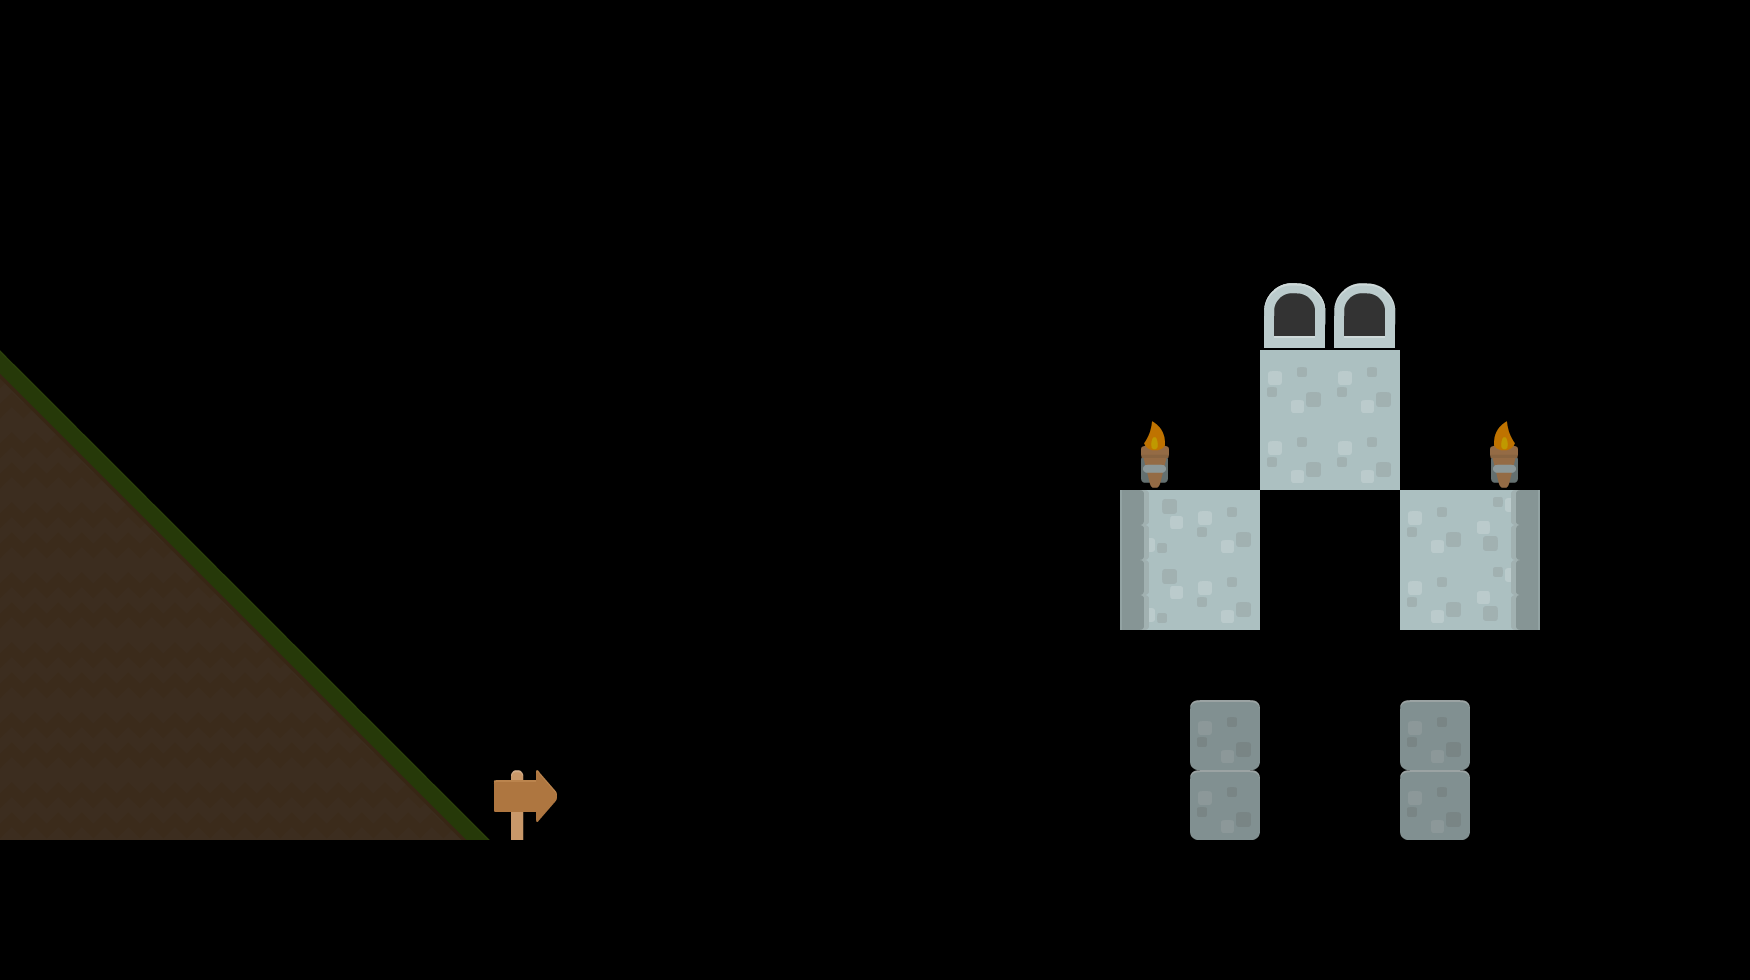

The image is a tile-based game level rendered from a .tmx file. Its description and source (layers, tilesets, objects; grid data summarised) follow:
An orthogonal 25x14 tile map with 70x70 px tiles, 4 tile layers (bg, noCol, Windows, Supports) and 160 objects.

<map version="1.4" tiledversion="1.4.2" orientation="orthogonal" renderorder="right-down" width="25" height="14" tilewidth="70" tileheight="70" infinite="0" nextlayerid="16" nextobjectid="524">
 <editorsettings>
  <export target="map_tiled3.json" format="json" />
 </editorsettings>
 <tileset firstgid="1" name="btv" tilewidth="70" tileheight="70" tilecount="175" columns="35">
  <image source="tiles/tiles_spritesheet.png" width="2450" height="350" />
 </tileset>
 <layer id="11" name="bg" width="25" height="14" opacity="0.3">
  <data>[350 cells, 28 non-empty, 3 distinct tile ids]</data>
 </layer>
 <layer id="4" name="noCol" width="25" height="14">
  <data>[350 cells, 14 non-empty, 4 distinct tile ids]</data>
 </layer>
 <objectgroup id="14" name="doors">
  <object id="445" gid="61" x="1260" y="630" width="140" height="70" />
  <object id="447" gid="61" x="1260" y="560" width="140" height="70" />
  <object id="450" gid="62" x="1260" y="490" width="140" height="140" />
 </objectgroup>
 <objectgroup id="3" name="CastleCol">
  <object id="308" gid="37" x="1470" y="420" width="70" height="70" rotation="90" />
  <object id="309" gid="37" x="1470" y="350" width="70" height="70" rotation="90" />
  <object id="310" gid="37" x="1470" y="280" width="70" height="70" rotation="90" />
  <object id="311" gid="37" x="1190" y="350" width="70" height="70" rotation="-90" />
  <object id="312" gid="37" x="1190" y="420" width="70" height="70" rotation="-90" />
  <object id="313" gid="37" x="1190" y="490" width="70" height="70" rotation="-90" />
  <object id="314" gid="37" x="1190" y="420" width="70" height="70" rotation="-90" />
  <object id="315" gid="37" x="1190" y="490" width="70" height="70" rotation="-90" />
  <object id="316" gid="22" x="1120" y="700" width="70" height="70" />
  <object id="318" gid="37" x="1190" y="700" width="70" height="70" />
  <object id="319" gid="37" x="1260" y="700" width="70" height="70" />
  <object id="320" gid="37" x="1330" y="700" width="70" height="70" />
  <object id="321" gid="37" x="1400" y="700" width="70" height="70" />
  <object id="322" gid="24" x="1470" y="700" width="70" height="70" />
  <object id="375" gid="1073741990" x="1680" y="140" width="70" height="70" />
  <object id="376" gid="1073741990" x="1610" y="140" width="70" height="70" />
  <object id="377" gid="1073741990" x="1540" y="140" width="70" height="70" />
  <object id="378" gid="1073741990" x="1470" y="140" width="70" height="70" />
  <object id="379" gid="1073741990" x="1400" y="140" width="70" height="70" />
  <object id="380" gid="151" x="1680" y="70" width="70" height="70" />
  <object id="381" gid="151" x="1610" y="70" width="70" height="70" />
  <object id="382" gid="151" x="1540" y="70" width="70" height="70" />
  <object id="383" gid="151" x="1470" y="70" width="70" height="70" />
  <object id="384" gid="151" x="1400" y="70" width="70" height="70" />
  <object id="385" gid="1073741990" x="1330" y="140" width="70" height="70" />
  <object id="386" gid="1073741990" x="1260" y="140" width="70" height="70" />
  <object id="387" gid="1073741990" x="1190" y="140" width="70" height="70" />
  <object id="388" gid="1073741990" x="1120" y="140" width="70" height="70" />
  <object id="389" gid="1073741990" x="1050" y="140" width="70" height="70" />
  <object id="390" gid="151" x="1330" y="70" width="70" height="70" />
  <object id="391" gid="151" x="1260" y="70" width="70" height="70" />
  <object id="392" gid="151" x="1190" y="70" width="70" height="70" />
  <object id="393" gid="151" x="1120" y="70" width="70" height="70" />
  <object id="394" gid="151" x="1050" y="70" width="70" height="70" />
  <object id="395" gid="1073741990" x="980" y="140" width="70" height="70" />
  <object id="396" gid="1073741990" x="910" y="140" width="70" height="70" />
  <object id="397" gid="1073741990" x="840" y="140" width="70" height="70" />
  <object id="398" gid="1073741990" x="770" y="140" width="70" height="70" />
  <object id="399" gid="1073741990" x="700" y="140" width="70" height="70" />
  <object id="400" gid="151" x="980" y="70" width="70" height="70" />
  <object id="401" gid="151" x="910" y="70" width="70" height="70" />
  <object id="402" gid="151" x="840" y="70" width="70" height="70" />
  <object id="403" gid="151" x="770" y="70" width="70" height="70" />
  <object id="404" gid="151" x="700" y="70" width="70" height="70" />
  <object id="405" gid="1073741990" x="630" y="140" width="70" height="70" />
  <object id="406" gid="1073741990" x="560" y="140" width="70" height="70" />
  <object id="407" gid="1073741990" x="490" y="140" width="70" height="70" />
  <object id="408" gid="1073741990" x="420" y="140" width="70" height="70" />
  <object id="409" gid="1073741990" x="350" y="140" width="70" height="70" />
  <object id="410" gid="151" x="630" y="70" width="70" height="70" />
  <object id="411" gid="151" x="560" y="70" width="70" height="70" />
  <object id="412" gid="151" x="490" y="70" width="70" height="70" />
  <object id="413" gid="151" x="420" y="70" width="70" height="70" />
  <object id="414" gid="151" x="350" y="70" width="70" height="70" />
  <object id="415" gid="1073741990" x="280" y="140" width="70" height="70" />
  <object id="416" gid="1073741990" x="210" y="140" width="70" height="70" />
  <object id="417" gid="1073741990" x="140" y="140" width="70" height="70" />
  <object id="418" gid="1073741990" x="70" y="140" width="70" height="70" />
  <object id="419" gid="1073741990" x="0" y="140" width="70" height="70" />
  <object id="420" gid="151" x="280" y="70" width="70" height="70" />
  <object id="421" gid="151" x="210" y="70" width="70" height="70" />
  <object id="422" gid="151" x="140" y="70" width="70" height="70" />
  <object id="423" gid="151" x="70" y="70" width="70" height="70" />
  <object id="424" gid="151" x="0" y="70" width="70" height="70" />
  <object id="425" gid="30" x="1120" y="280" width="70" height="70" />
  <object id="426" gid="32" x="1470" y="280" width="70" height="70" />
  <object id="427" gid="37" x="1400" y="280" width="70" height="70" />
  <object id="428" gid="37" x="1330" y="280" width="70" height="70" />
  <object id="429" gid="37" x="1260" y="280" width="70" height="70" />
  <object id="430" gid="37" x="1190" y="280" width="70" height="70" />
  <object id="431" gid="20" x="1190" y="350" width="70" height="70" />
  <object id="432" gid="20" x="1260" y="350" width="70" height="70" />
  <object id="433" gid="20" x="1330" y="350" width="70" height="70" />
  <object id="434" gid="20" x="1400" y="350" width="70" height="70" />
  <object id="435" gid="20" x="1400" y="420" width="70" height="70" />
  <object id="438" gid="20" x="1190" y="420" width="70" height="70" />
  <object id="439" gid="20" x="1190" y="490" width="70" height="70" />
  <object id="442" gid="20" x="1400" y="490" width="70" height="70" />
  <object id="451" gid="76" x="770" y="840" width="70" height="70" />
  <object id="452" gid="76" x="840" y="770" width="70" height="70" />
  <object id="453" gid="76" x="910" y="700" width="70" height="70" />
  <object id="454" gid="77" x="910" y="770" width="70" height="70" />
  <object id="455" gid="77" x="840" y="840" width="70" height="70" />
  <object id="456" gid="83" x="0" y="910" width="70" height="70" />
  </objectgroup>
 <objectgroup id="7" name="WatahFade" opacity="0.51">
  <!-- 19 objects omitted --></objectgroup>
 <objectgroup id="6" name="Watah" opacity="0.8">
  <!-- 15 objects omitted --></objectgroup>
 <layer id="15" name="Windows" width="25" height="14">
  <data>[350 cells, 2 non-empty, 1 distinct tile ids]</data>
 </layer>
 <layer id="13" name="Supports" width="25" height="14" opacity="0.75">
  <data>[350 cells, 6 non-empty, 3 distinct tile ids]</data>
 </layer>
 <objectgroup id="9" name="WatahFade2" opacity="0.39">
  <!-- 7 objects omitted --></objectgroup>
</map>
<!-- 73 of 160 objects omitted -->